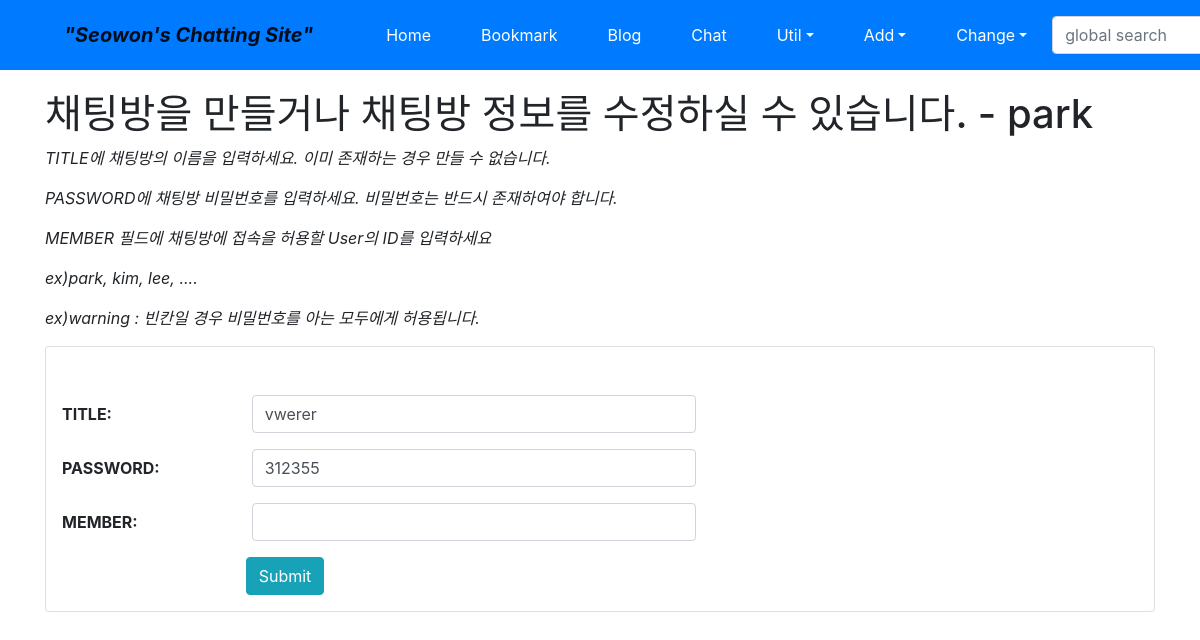
The page /chat/7/update/ (signed in) on the database its author committed.
### chat/models.py (models this page shows, shortened)
class Chatting(models.Model):
	title = models.CharField('TITLE', max_length=100, unique=True, blank=False, null=False)
	password = models.CharField('PASSWORD', max_length=15 ,unique=False, null=False, blank=False)
	member = models.CharField('MEMBER', max_length=1000, unique=False, null = True, blank = True)
	owner = models.ForeignKey(User, on_delete=models.CASCADE, blank=True, null=True)

### chat/views.py (the view)
# urls.py: path('<int:pk>/update/', views.ChattingUpdateView.as_view(), name="update"),
class ChattingUpdateView(OwnerOnlyMixin, UpdateView):
	model = Chatting
	fields = ['title', 'password','member']
	success_url = reverse_lazy('chat:index')

### mysite/views.py (called while the page is built)
	def dispatch(self, request, *args, **kwargs):
		obj=dispatch=self.get_object()
		if request.user != obj.owner:
			return self.handle_no_permission()
		return super().dispatch(request,*args, **kwargs)

### chat/templates/chat/chatting_form.html (shortened to what this page needs)
{% extends "base.html" %}
{% load widget_tweaks %}
{% block content %}
<h1>채팅방을 만들거나 채팅방 정보를 수정하실 수 있습니다. - {{user}}</h1>
<p class="font-italic">TITLE에 채팅방의 이름을 입력하세요. 이미 존재하는 경우 만들 수 없습니다.</p>
<p class="font-italic">PASSWORD에 채팅방 비밀번호를 입력하세요. 비밀번호는 반드시 존재하여야 합니다.</p>
<p class="font-italic">MEMBER 필드에 채팅방에 접속을 허용할 User의 ID를 입력하세요</p>
<p class="font-italic">		ex)park, kim, lee, ....</p>
<p class="font-italic">		ex)warning : 빈칸일 경우 비밀번호를 아는 모두에게 허용됩니다.</p>
<form action="." method="post" class="card pt-5">{% csrf_token %}
	<div class="form-group row">
		{{ form.title|add_label_class:"col-form-label col-sm-2 ml-3 font-weight-bold" }}
		<div class="col-sm-5">
			{{ form.title|add_class:"form-control"|attr:"autofocus" }}
		</div>
	</div>
	<div class="form-group row">
		{{ form.password|add_label_class:"col-form-label col-sm-2 ml-3 font-weight-bold" }}
		<div class="col-sm-5">
			{{ form.password|add_class:"form-control"|attr:"autofocus" }}
		</div>
	</div>
	<div class="form-group row">
		{{ form.member|add_label_class:"col-form-label col-sm-2 ml-3 font-weight-bold" }}
		<div class="col-sm-5">
			{{ form.member|add_class:"form-control"|attr:"autofocus" }}
		</div>
	</div>
	<div class="form-group">
		<div class="offset-sm-2 col-sm-5">
			<input type="submit" value="Submit" class="btn btn-info"/>
		</div>
	</div>
</form>
{% endblock %}

### rows shown on the page
Chatting: title|add_label_class "TITLE:", title "vwerer", password|add_label_class "PASSWORD:", password "312355", member|add_label_class "MEMBER:"

### other values the page prints
{{ user }} "park"
